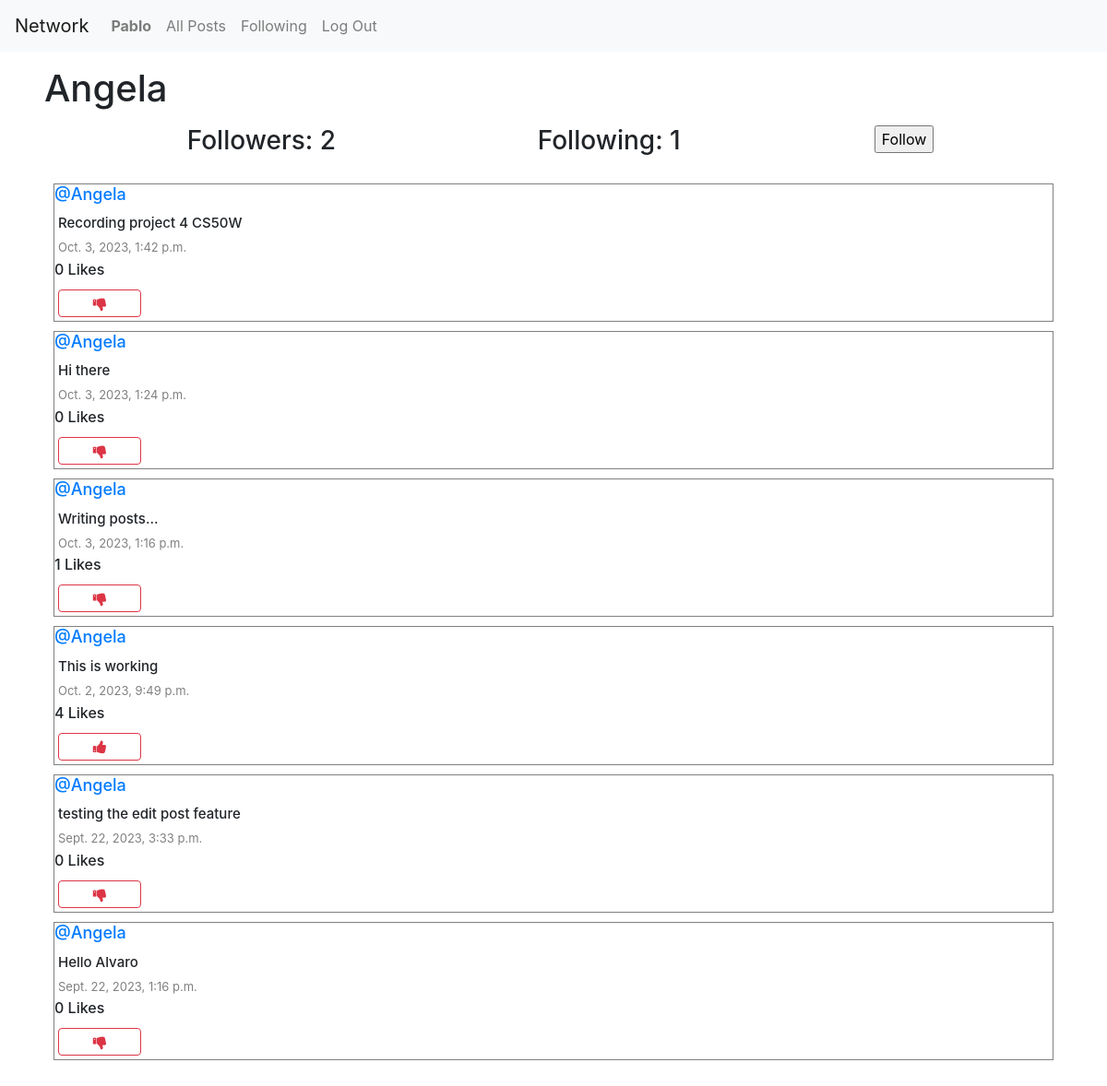
The app's page /profile_page/1 (signed in) with its own data.
### network/models.py (models this page shows, shortened)
class User(AbstractUser):
    pass

class Post(models.Model):
    contenido = models.CharField(max_length=140)
    usuario = models.ForeignKey(User, on_delete=models.CASCADE, related_name="autor")
    date = models.DateTimeField(auto_now_add=True)
    likes = models.IntegerField(default=0)

### network/views.py (the view)
# urls.py: path("profile_page/<int:user_id>", views.profile_page, name="profile_page"),
def profile_page(request, user_id):
    user = User.objects.get(pk=user_id)
    allPosts = Post.objects.filter(usuario=user).order_by("id").reverse()
    following = Following.objects.filter(user=user)
    followers = Following.objects.filter(followed=user)
    try:
        checkFollowing = followers.filter(user=User.objects.get(pk=request.user.id))
        if len(checkFollowing) != 0:
            already_following = True
        else:
            already_following = False
    except:
        already_following = False
    paginator = Paginator(allPosts, 10)
    getPageNumber = request.GET.get('page')
    posts_on_page = paginator.get_page(getPageNumber)
    likes = Like.objects.all()
    yourLike = []
    try:
        for like in likes:
            if like.user.id == request.user.id:
                yourLike.append(like.post.id)
    except:
        yourLike = []
    return render(request, "network/profile_page.html", {
        "allPosts": allPosts,
        "posts_on_page": posts_on_page,
        "username": user.username,
        "following": following,
        "followers": followers,
        "already_following": already_following,
        "user_profilepage": user,
        "yourLike": yourLike
    })

### network/templates/network/profile_page.html (shortened to what this page needs)
{% extends "network/layout.html" %}
{% block body %}
    <h1 class="my-3 mx-5">{{ username }}</h1>
    <div class="container">
        <div class="row d-flex justify-content-center">
            <h3 class="col-4">Followers: {{ followers.count }}</h3>
            <h3 class="col-4">Following: {{ following.count }}</h3>
            {% if user.is_authenticated %}
                {% if user != user_profilepage %}
                    {% if already_following %}
                        <form action="{% url 'unfollow' %}" method="post">
                            {% csrf_token %}
                                <input type="hidden" name="userdoesfollow" value="{{ user_profilepage }}" />
                                <input type="submit" value="Unfollow" />
                        </form>
                    {% else %}
                        <form action="{% url 'follow' %}" method="post">
                                <input type="submit" value="Follow" />
                        </form>
                    {% endif %}
                {% endif %}
            {% endif %}
        </div>
    </div>
    <div class="posts my-3 mx-5">
        {% for post in posts_on_page %}
            <div class="row info-post">
                <h6 class="username"><a href="{% url 'profile_page' user_id=post.usuario.id %}">@{{ post.usuario }}</a></h6>
                <h6 class="content my-1 mx-1" id="contenido-{{ post.id }}">{{ post.contenido }}</h6>
                <p class="date my-1 mx-1">{{ post.date }}</p>
                <span id="like-count-{{ post.id }}"><strong><h6>{{ post.likes }} Likes</h6></strong></span>
                {% if user.is_authenticated %}
                    {% if user == post.usuario %}
                        <div class="d-flex justify-content-aroud">
                            <button class="btn btn-outline-secondary my-1 mx-1" data-toggle="modal" data-target="#modal_edit_post_{{ post.id }}">Edit</button>
                        </div>
                        <div class="modal" id="modal_edit_post_{{ post.id }}" tabindex="-1" role="dialog" aria-labelledby="modal_edit_post_{{ post.id }}_label" aria-hidden="true">
                            <div class="modal-dialog" role="document">
                                <div class="modal-content">
                                <div class="modal-header">
                                    <h5 class="modal-title">Edit Post</h5>
                                    <button type="button" class="close" data-dismiss="modal" aria-label="Close">
                                    <span aria-hidden="true">&times;</span>
                                    </button>
                                </div>
                                <div class="modal-body">
                                    <textarea rows="3" id="textarea_{{ post.id }}" class="form-control" name="content">{{ post.contenido }}</textarea>
                                </div>
                                <div class="modal-footer">
                                    <button type="button" class="btn btn-secondary" data-dismiss="modal">Cancel</button>
                                    <button type="button" class="btn btn-primary" onclick="saveChanges({{ post.id }})">Save changes</button>
                                </div>
                                </div>
                            </div>
                        </div>
                    {% else %}
                        {% if post.id in yourLike %}
                        <button class="btn btn-outline-danger fa fa-thumbs-up col-1 my-1 mx-1" onclick="likeFunction({{ post.id }}, {{ yourLike }})" id="{{ post.id }}"></button>
                        {% else %}
                        <button class="btn btn-outline-danger fa fa-thumbs-down col-1 my-1 mx-1" onclick="likeFunction({{ post.id }}, {{ yourLike }})" id="{{ post.id }}"></button>
                        {% endif %}
                    {% endif %}
                {% endif %}
            </div>
        {% endfor %}
    </div>
{% endblock %}

### network/templates/network/layout.html (shortened to what this page needs)
{% load static %}
<!DOCTYPE html>
<html lang="en">
    <head>
        <link rel="stylesheet" href="https://stackpath.bootstrapcdn.com/bootstrap/4.4.1/css/bootstrap.min.css">
        <link href="{% static 'network/styles.css' %}" rel="stylesheet">
        <link rel="stylesheet" href="https://cdnjs.cloudflare.com/ajax/libs/font-awesome/4.7.0/css/font-awesome.min.css">
    </head>
    <body>
        <nav class="navbar navbar-expand-lg navbar-light bg-light">
            <a class="navbar-brand" href="{% url 'index' %}">Network</a>
            <div>
              <ul class="navbar-nav mr-auto">
                {% if user.is_authenticated %}
                    <li class="nav-item">
                        <a class="nav-link" href="{% url 'profile_page' user_id=user.id %}"><strong>{{ user.username }}</strong></a>
                    </li>
                {% endif %}
                <li class="nav-item">
                  <a class="nav-link" href="{% url 'index' %}">All Posts</a>
                </li>
                {% if user.is_authenticated %}
                    <li class="nav-item">
                        <a class="nav-link" href="{% url 'follows' %}">Following</a>
                    </li>
                    <li class="nav-item">
                        <a class="nav-link" href="{% url 'logout' %}">Log Out</a>
                    </li>
                {% endif %}
              </ul>
            </div>
          </nav>
        <div class="body">
            {% block body %}
            {% endblock %}
        </div>
    </body>
</html>

### network/static/network/styles.css (style rules this page uses)
.posts { display: flex; justify-content: flex-start; flex-direction: column; margin: 20px; }
.info-post { border: 0.1px solid grey; display: flex; justify-content: center; flex-direction: column; box-sizing: border-box; margin: 5px 10px; }
.content { font-size: 15px; }
.username { font-size: 18px; }
.date { color: gray; font-size: 13px; }

### records on screen
User: username "Pablo"
User: username "Angela"
Post: usuario "Angela", contenido "Recording project 4 CS50W", date "Oct. 3, 2023, 1:42 p.m.", likes "0"
Post: usuario "Angela", contenido "Hi there", date "Oct. 3, 2023, 1:24 p.m.", likes "0"
Post: usuario "Angela", contenido "Writing posts...", date "Oct. 3, 2023, 1:16 p.m.", likes "1"
Post: usuario "Angela", contenido "This is working", date "Oct. 2, 2023, 9:49 p.m.", likes "4"
Post: usuario "Angela", contenido "testing the edit post feature", date "Sept. 22, 2023, 3:33 p.m.", likes "0"
Post: usuario "Angela", contenido "Hello Alvaro", date "Sept. 22, 2023, 1:16 p.m.", likes "0"

### other values on screen
{{ followers.count }} "2"
{{ following.count }} "1"
